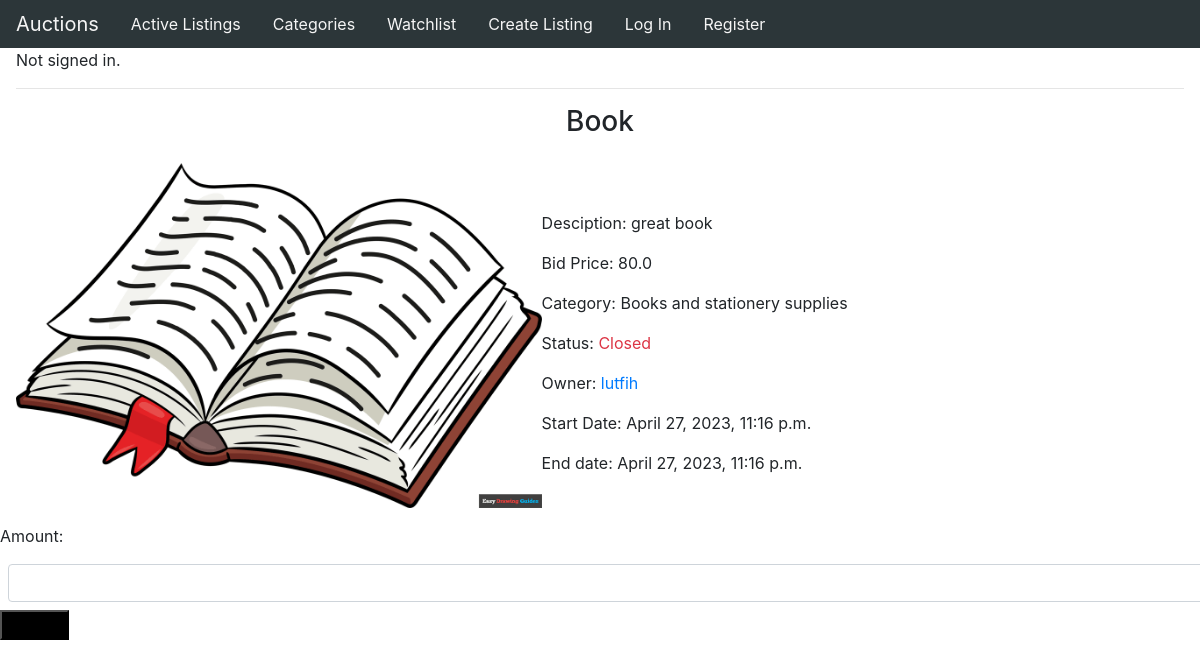
Screenshot of /listing/14 with the database file from the repository.
### auctions/models.py (models this page shows, shortened)
class Listing(models.Model):
    title = models.CharField(max_length=32)
    description = models.CharField(max_length=100)
    image = models.ImageField(blank=True, null=True, upload_to="")
    price = models.FloatField()
    owner = models.ForeignKey(User, on_delete=models.CASCADE, blank=True,null=True, related_name="owner")
    category = models.ForeignKey(Category, on_delete=models.CASCADE, blank=True, null=True, related_name="category")
    watchlist = models.ManyToManyField(User, blank=True, related_name="watchlist")
    def date_validator(value):
        if value < timezone.now():
            raise("Date cannot be in the past")
    start_date = models.DateTimeField(validators=[date_validator], null=True)
    end_date = models.DateTimeField(validators=[date_validator], null=True)
    def is_active(self):
        return self.end_date > timezone.now()

class Category(models.Model):
    name = models.CharField(max_length=40)
    def __str__(self):
        return f"{self.name}"

class User(AbstractUser):
    def __str__(self):
        return f"{self.username} {self.first_name}"

### auctions/views.py (the view)
# urls.py: path("listing/<int:listing_id>", views.listing, name="listing"),
def listing(request, listing_id):
    try:
        bid_form = Bidform()
        listing = Listing.objects.get(pk=listing_id)
    except Listing.DoesNotExist:
        return Http404("Page Not Found")
    return render(request, 'auctions/listing.html', {
        'listing':listing,
        'form': bid_form,
        "title": listing.title
    })

### auctions/forms.py
class Bidform(ModelForm):
    class Meta:
        model = Bid
        fields = ['amount']
    def __init__(self, *args, **kwargs):
        super().__init__(*args, **kwargs)
        for visible in self.visible_fields():
            visible.field.widget.attrs['class'] = 'form-control m-2'

### auctions/templates/auctions/listing.html (shortened to what this page needs)
{% extends 'auctions/layout.html' %}
{% block body %}
    <div>
        <h3 class="text-center">{{listing.title}}</h3>
        <div class="d-flex p-3">
            <img src="{{ listing.image.url }}" width="45%" class="img-fluid">
            <div class="pt-5">
                <p>Desciption: {{listing.description}}</p>
                <p>Bid Price: {{listing.price}}</p>
                <p>Category: {{listing.category}}</p>
                {% if listing.is_active %}
                    <p>Status: <span class="text-success">Active</span></p>
                {% else %}
                    <p>Status: <span class="text-danger">Closed</span></p>
                {% endif %}
                <p>Owner: <span class="text-primary">{{listing.owner}}</span></p>
                <p>Start Date: {{listing.start_date}}</p>
                <p>End date: {{listing.start_date}}</p>
            </div>
        </div>
        <div>
            <form action="{% url 'bidding' listing.id %}" method="POST">
                {{form}}
                <input type="submit">
            </form>
        </div>
    </div>
{% endblock %}

### auctions/static/auctions/css/styles.css (style rules this page uses)
body { margin: 0; height: 100%; padding: 0; }
input { background-color: black; }

### rows the page displays
Listing: title "Book", image (picture), description "great book", price "80.0", category "Books and stationery supplies", owner "lutfih", start_date "April 27, 2023, 11:16 p.m."
